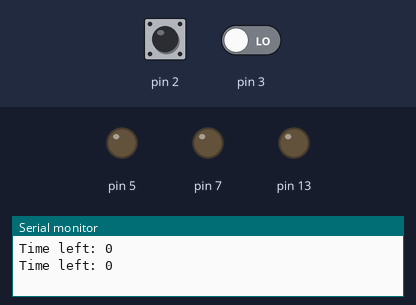
Recording of a sketch running on a simulated Arduino Uno, built with avr-gcc and run on an emulated ATmega328P. Parts: output pins drawn as LEDs (lit = HIGH), the last lines printed to the serial monitor. Dashed ring = blinking. Inputs (shaded band) come from the test bench; at power-on: pin 2 HIGH, pin 3 LOW.

Above: at 1.2 s.
1.3 s: pin 2 pulled LOW for 0.15 s
At 2.0 s:
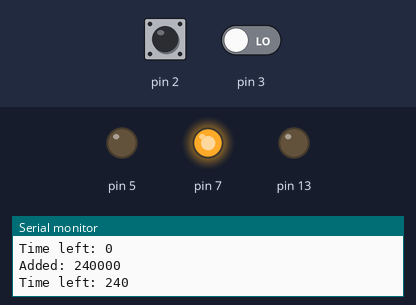
4.4 s: pin 2 pulled LOW for 1 s
At 5.9 s:
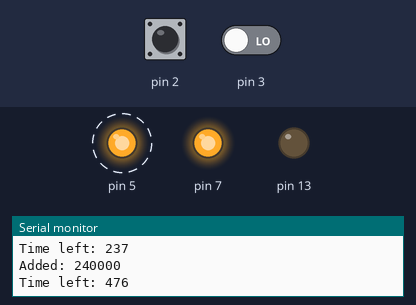
7.4 s: pin 2 pulled LOW for 0.15 s
At 7.8 s:
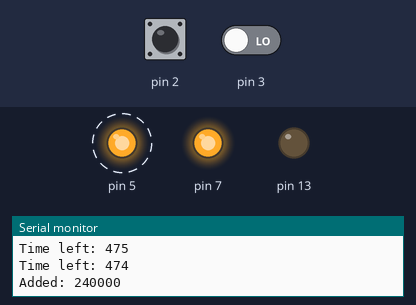
10.4 s: pin 2 pulled LOW for 3.2 s
At 13.82 s:
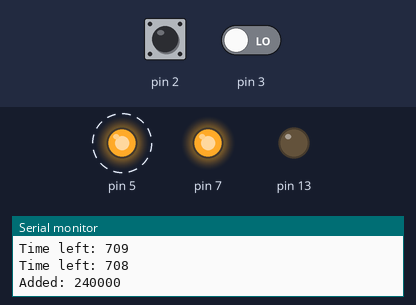
Timing chart, 0 to 16.1 s (numbered marks = the images above; inputs shaded):
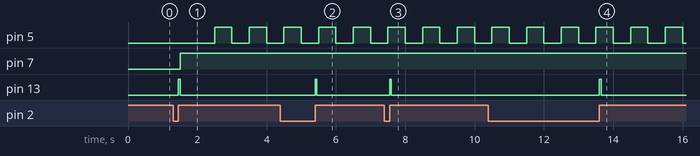

Measured:
- after the input at 1.3 s, pin 5: alternates HIGH for 0.50 s and LOW for 0.50 s, starting after 1.2 s; pin 7: LOW → HIGH after 0.20 s; pin 13: LOW → HIGH after 0.15 s, → LOW 0.05 s later
- after the input at 4.4 s, pin 13: LOW → HIGH after 1.0 s, → LOW 0.05 s later
- after the input at 7.4 s, pin 13: LOW → HIGH after 0.15 s, → LOW 0.05 s later
- after the input at 10.4 s, pin 13: LOW → HIGH after 3.2 s, → LOW 0.05 s later

The sketch:

credit_timer.ino
```cpp
#include "CoinTimer.cpp"

CoinTimer timer;
bool impulse;

void setup() {
  pinMode(2, INPUT_PULLUP);
  Serial.begin(9600);
  Timer1.initialize();
  Timer1.attachInterrupt(onTick, 500000);
  // attachInterrupt(0, addCredit, FALLING);
  attachInterrupt(1, start, RISING);
}

void loop() {
  int r = digitalRead(2);
  if (r == 0) {
    impulse = true;
  }
  else if (impulse) {
    addCredit();
    impulse = false;
  }
}

void start() {
  timer.start();
}

void addCredit() {
  timer.addCredit();
}

void onTick() {
  Serial.print("Time left: ");
  Serial.println(timer.getTimeLeft());
  timer.onTick();
}
```

BlinkingDiode.cpp
```cpp
#include "BlinkingDiode.h";

BlinkingDiode::BlinkingDiode(int pin, int interval = 500) {
  this->pin = pin;
  this->interval = interval;
  isRunning = false;
  lastTime = 0;
}

void BlinkingDiode::start() {
  if (isRunning) { return; }
  isRunning = true;

}

void BlinkingDiode::stop() {
  if (!isRunning) { return; }
  isRunning = false;
  turnOff();
}

void BlinkingDiode::run() {
  if (! isRunning) { return; }
  if (millis() - lastTime > interval) {
    lastTime = millis();
    toggle();
  }
}

void BlinkingDiode::turnOn() {
  Serial.println("turning on");
  digitalWrite(pin, HIGH);
}

void BlinkingDiode::turnOff() {
  Serial.println("turning off");
  digitalWrite(pin, LOW);
}

void BlinkingDiode::toggle() {
  digitalWrite(pin, digitalRead(pin) ^ 1);
}
```

BlinkingDiode.h
```cpp
#ifndef BlinkingDiode_h
#define BlinkingDiode_h

#include "Arduino.h"

class BlinkingDiode {
  public:
    BlinkingDiode(int, int);
    void start();
    void stop();

    void run();

  private:
    int pin, interval, lastTime;
    volatile bool isRunning;

    void turnOn();
    void turnOff();
    void toggle();
};

#endif
```

CoinTimer.cpp
```cpp
#include "arduino.h"
#include "TimerOne.h"

class Relay {
  int pin;

public:

  Relay(int pin) {
    this->pin = pin;
    pinMode(pin, OUTPUT);
    turnOff();
  }

  void turnOn() {
    digitalWrite(pin, HIGH);
  }

  void turnOff() {
    digitalWrite(pin, LOW);
  }
};

class Diode {
  int pin;

public:

  Diode(int pin) {
    this->pin = pin;
    pinMode(pin, OUTPUT);
  }

  void turnOn() {
    digitalWrite(pin, HIGH);
  }

  void turnOff() {
    digitalWrite(pin, LOW);
  }

  void toggle() {
    digitalWrite(pin, digitalRead(pin) ^ 1);
  }

  void blink() {
    turnOn();
    delay(50);
    turnOff();
  }
};

class CoinTimer {
public:
  CoinTimer() : counterDiode(5), statusDiode(13), relay(7) {
    miliseconds = 0;
  }

  void start() {
    if (miliseconds > 0) {
      isRunning = true;
      relay.turnOn();
    }
  }

  void stop() {
    isRunning = false;
    relay.turnOff();
    counterDiode.turnOff();
  }

  void addCredit() {
    Serial.print("Added: ");
    Serial.println(creditValue);
    miliseconds += creditValue;
    statusDiode.blink();
    start();
  }

  unsigned long getTimeLeft() {
    return miliseconds / 1000;
  }

  void onTick() {
    if (!isRunning) return;

    if (miliseconds > 0) {
      miliseconds -= 500;
      if (miliseconds % 1000 == 0)
        counterDiode.turnOn();
      if (miliseconds % 1000 == 500)
        counterDiode.turnOff();
    } else {
      stop();
    }
  }

private:
  Diode counterDiode;
  Diode statusDiode;
  Relay relay;
  volatile unsigned long miliseconds;
  volatile bool isRunning;
  static const unsigned long creditValue = 4000L * 60L; // one credit = 2.5min
};
```

CreditBank.cpp
```cpp
#include "CreditBank.h";

CreditBank::CreditBank() {
  seconds = 0;
  isRunning = false;
}

void CreditBank::run() {
  if (! isRunning) return;

  if (millis() - lastTime > 1000) {
    lastTime = millis();
    if(seconds == 0)
      stop();
    else
      seconds -= 1;
  }
}

void CreditBank::start() {
  isRunning = true;
}

void CreditBank::stop() {
  isRunning = false;
}

void CreditBank::addCredits(int credits) {
  seconds += credits * timeValue;
}

int CreditBank::getSeconds() {
  return seconds;
}
```

CreditBank.h
```cpp
#ifndef CreditBank_h
#define CreditBank_h

#include "Arduino.h"

class CreditBank {
public:
  CreditBank();

  void run();
  void start();
  void stop();
  void addCredits(int credits);

  int getSeconds();

private:
  static const int timeValue = 1;
  int lastTime;
  int seconds;
  int isRunning;
};

#endif
```
